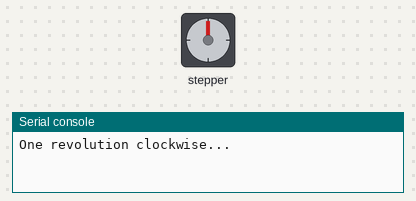
This program was run on a simulated Raspberry Pi Pico running MicroPython. Shown: stepper motor, the last lines printed to the serial console. The stepper is drawn at 2048 steps a turn.

Above: at 0.05 s.
At 2.85 s:
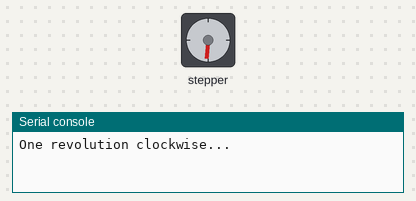
At 5.65 s:
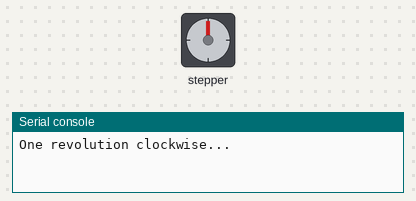
At 11.25 s:
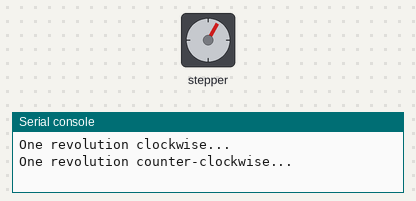
Timing chart, 0 to 16.2 s (numbered marks = the images above):
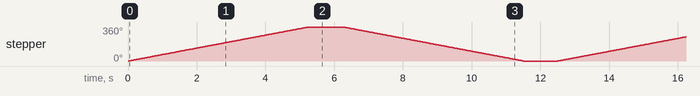

Measured:
- by itself, stepper: turns 360° clockwise in 5.2 s, then 360° counter-clockwise in 5.2 s, repeating every 12.5 s

The program:

example_2.py
```python
# MicroPython example for Raspberry Pi Pico (RP2040) that runs the 28BYJ-48 in half-step mode to rotate one revolution clockwise and counter-clockwise, then releases the coils.
#
# Buy this module: https://shillehtek.com/products/stepper-motor-28byj-48-5v-arduino-raspberry-pi
# Full manual: https://shillehtek.com/blogs/shillehtek-product-manuals/stepper-motor-28byj-48-5v-arduino-raspberry-pi-manual
# More examples: https://github.com/shillehbean/shillehtek-examples
#

# 28BYJ-48 + ULN2003 - Pico MicroPython Example (half-step)
# IN1->GP2, IN2->GP3, IN3->GP4, IN4->GP5, +->VBUS, -->GND

from machine import Pin
import time

pins = [Pin(p, Pin.OUT) for p in (2, 3, 4, 5)]

HALF_STEP = [
    (1,0,0,0), (1,1,0,0), (0,1,0,0), (0,1,1,0),
    (0,0,1,0), (0,0,1,1), (0,0,0,1), (1,0,0,1),
]
STEPS_PER_REV = 4096

def move(steps, delay_us=1200):
    seq = HALF_STEP if steps > 0 else HALF_STEP[::-1]
    for i in range(abs(steps)):
        for pin, v in zip(pins, seq[i % 8]):
            pin.value(v)
        time.sleep_us(delay_us)
    for pin in pins:
        pin.value(0)

while True:
    print("One revolution clockwise...")
    move(STEPS_PER_REV)
    time.sleep(1)
    print("One revolution counter-clockwise...")
    move(-STEPS_PER_REV)
    time.sleep(1)
```
